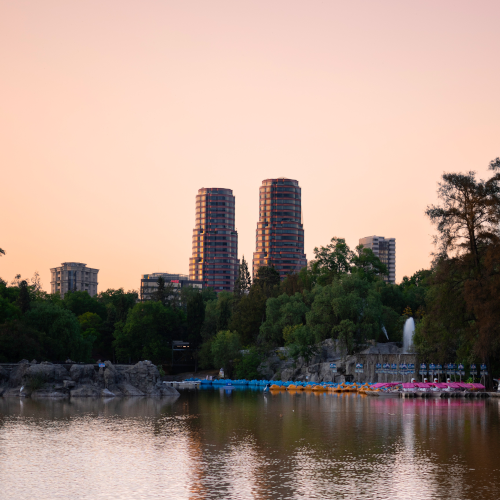
#> input picture Assignment1/source.png, 500 x 500 px
$ python ex2.py
#> lines starting #> are read from the running program, lines starting #| are printed output that depends on the picture
import numpy as np
import cv2
#import pyjion; pyjion.enable()

rgb_img=cv2.imread("source.png")
#> rgb_img is the input picture: shape (500, 500, 3); mean B, G, R 130.9, 142, 163.5

cv2.imshow("source image", rgb_img)

bw=cv2.cvtColor(rgb_img,cv2.COLOR_BGR2GRAY)
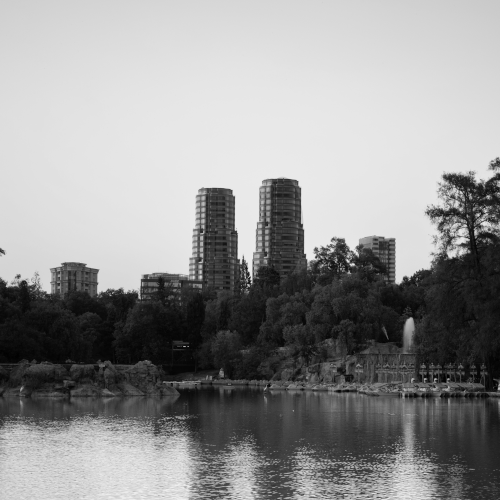
#> bw: shape (500, 500); min 0, max 238, mean 147.2
print(bw.shape)
#| (500, 500)
#makegrayscale(rgb_img)
blr3x3=cv2.blur(bw,(3, 3))
print("Made 3x3")

blr3x3median=cv2.medianBlur(bw,3)  # https://opencv24-python-tutorials.readthedocs.io/en/latest/py_tutorials/py_imgproc/py_filtering/py_filtering.html#median-filtering
print("Made 3x3 median")

blr9x9=cv2.blur(bw,(9, 9))
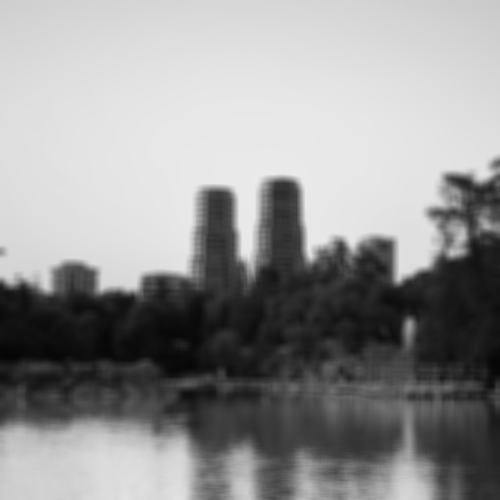
#> blr9x9: shape (500, 500); min 5, max 234, mean 147.2
print("Made 9x9")

blr9x9median=cv2.medianBlur(bw,9)  # https://opencv24-python-tutorials.readthedocs.io/en/latest/py_tutorials/py_imgproc/py_filtering/py_filtering.html#median-filtering
print("Made 9x9 median")

blr15x15=cv2.blur(bw,(15, 15))
print("Made 15x15")

blr15x15median=cv2.medianBlur(bw,15)  # https://opencv24-python-tutorials.readthedocs.io/en/latest/py_tutorials/py_imgproc/py_filtering/py_filtering.html#median-filtering
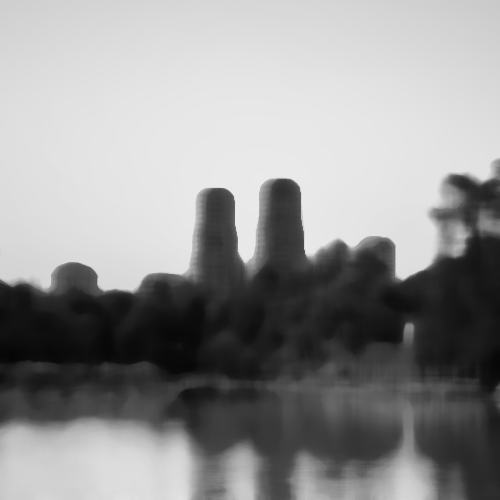
#> blr15x15median: shape (500, 500); min 6, max 234, mean 146.9
print("Made 15x15 median")

laplace=cv2.Laplacian(blr3x3,-1)
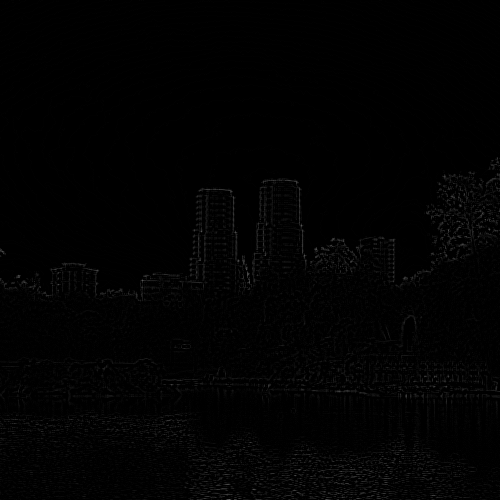
#> laplace: shape (500, 500); min 0, max 99, mean 2
#kernel=np.array([[-1, -1, -1],[-1,8,-1],[-1,-1,-1]])
#laplace=cv2.filter2D(bw,-1,kernel)
#laplace=np.add(cv2.Sobel(bw,-1,dx=1,dy=0,ksize=3),cv2.Sobel(bw,-1,dx=0,dy=1,ksize=3))
print("Made laplacian")
finallap=np.add(laplace,blr3x3)
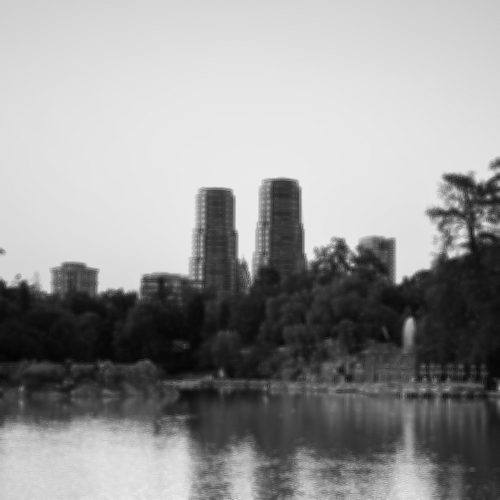
#> finallap: shape (500, 500); min 3, max 236, mean 149.2

cv2.imshow("grayscale", bw)
cv2.imshow("blured 3x3 image", blr3x3)
cv2.imshow("blured 3x3 median image", blr3x3median)
cv2.imshow("laplacian image", laplace)
cv2.imshow("blured 9x9 image", blr9x9)
cv2.imshow("blured 9x9 median image", blr9x9median)
cv2.imshow("blured 15x15 median image", blr15x15median)
cv2.imshow("laplacian sharpened blured 3x3 image", finallap)

cv2.imwrite("blured_3x3_image_ex2.png", blr3x3)
cv2.imwrite("blured_3x3_median_image_ex2.png", blr3x3median)
cv2.imwrite("laplacian_image_ex2.png", laplace)
cv2.imwrite("blured_9x9_image_ex2.png", blr9x9)
cv2.imwrite("blured_9x9_median_image_ex2.png", blr9x9median)
cv2.imwrite("blured_15x15_median_image_ex2.png", blr15x15median)
cv2.imwrite("laplacian_sharpened_blured_3x3_image_ex2.png", finallap)

cv2.waitKey(0)
